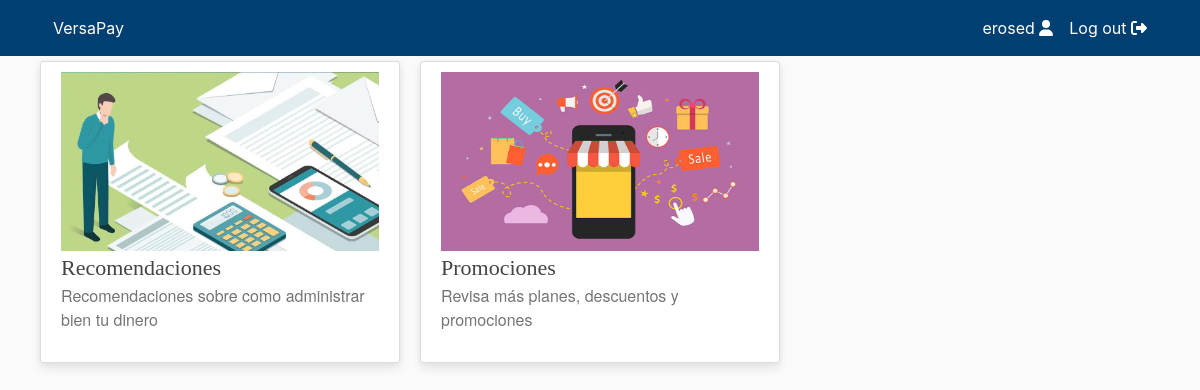
Screenshot of / (signed in) with the database file from the repository.
### users/models.py (models this page shows, shortened)
class CustomUser(AbstractUser):
    STATUS = (
        ('regular', 'regular'),
        ('subscriber', 'subscriber'),
        ('moderator', 'moderator'),
    )
    email = models.EmailField(unique=True)
    status = models.CharField(max_length=100, choices=STATUS, default='regular')
    description = models.TextField("Description", max_length=600, default='', blank=True)

### main/models.py (models this page shows, shortened)
class ArticleSeries(models.Model):
    def image_upload_to(self, instance=None):
        if instance:
            return os.path.join('ArticleSeries', slugify(self.slug), instance)
        return None
    title = models.CharField(max_length=200)
    subtitle = models.CharField(max_length=200, default="", blank=True)
    slug = models.SlugField("Series slug", null=False, blank=False, unique=True)
    published = models.DateTimeField("Date published", default=timezone.now)
    author = models.ForeignKey(get_user_model(), default=1, on_delete=models.SET_DEFAULT)
    image = models.ImageField(default='default/no_image.jpg', upload_to=image_upload_to, max_length=255)
    class Meta:
        verbose_name_plural = "Series"
        ordering = ['-published']

### main/views.py (the view)
# urls.py: path("", views.homepage, name = "homepage"),
def homepage(request):
    matching_series = ArticleSeries.objects.all()
    return render(request=request,
                  template_name='main/home.html',
                  context={"objects": matching_series}
                  )

### main/templates/main/home.html
{% extends "main/header.html" %}
{% block content %}
    <div class="row display-flex justify-content-start">
    {% for object in objects %}
        <div class="col-lg-4 col-md-6 col-sm-12 mobiledevice">
            <article class="media content-section customhover" style="height: 95%;">
                <div class="media-body">
                    <a href="/{{object.slug}}">
                        <div class="aspect-ratio-box">
                            <img class="img-fluid" src="{{ object.image.url }}">
                        </div>
                    </a>
                    <div>
                        <a class="article-title line-clamp-2 title-style" style="font-size: 22px" href="/{{object.slug}}">
                            {{ object.title }}
                        </a>
                        <a href="/{{object.slug}}" style="text-decoration: none;">
                            <p class="article-content line-clamp-5 subtitle-style">{{ object.subtitle }}</p>
                        </a>
                    </div>
                </div>
            </article>
        </div>
    {% endfor %}
    </div>
{% endblock content %}

### main/templates/main/includes/navbar.html (shortened to what this page needs)
<header class="site-header" style="margin-bottom: 5px">
    <nav class="navbar navbar-expand-md navbar-color">
        <div class="container">
            <div class="navbar-nav">
                <a class="nav-item nav-link" href="/">VersaPay</a>
            </div>
            <div class="collapse navbar-collapse" id="navbarToggle">
                <div class="navbar-nav">
                    {% if user.is_authenticated %}
                        <a class="nav-item nav-link" href="{% url 'profile' user.username %}">
                            {{user.username}} <i class="fas fa-user"></i>
                        </a>
                        <a class="nav-item nav-link" href="{% url 'logout' %}">
                            Log out <i class="fas fa-sign-out-alt"></i>
                        </a>
                    {% endif %}
                </div>
            </div>
        </div>
    </nav>
</header>

### main/static/main/main.css (style rules this page uses)
:root { --footercolor: #003F72; --navbarcolor: #003F72; --btncolor: #003F72; --socialcolor: #003F72; --brightText: #ffffff; }
.navbar-color { background-color: var(--navbarcolor); }
body { background: #fafafa; }
.site-header .navbar-nav .nav-link { color: var(--brightText); }
.content-section { background: #ffffff; padding: 10px 20px; border: 1px solid #dddddd; border-radius: 3px; margin-bottom: 20px; }
.article-title { color: #444444; }
.article-content { white-space: pre-line; }
.row.display-flex { display: flex; flex-wrap: wrap; }
.row.display-flex > [class*='col-'] { flex-grow: 1; }
.customhover { background: #fff; box-shadow: 0 6px 10px rgba(0,0,0,.08), 0 0 6px rgba(0,0,0,.05); transition: .3s transform cubic-bezier(.155,1.105,.295,1.12),.3s box-shadow,.3s -webkit-transform cubic-bezier(.155,1.105,.295,1.12); cursor: pointer; }
@media screen and (min-width: 600px) { .mobiledevice { padding-left: 10px; padding-right: 10px; } }
.title-style { font-family: fell, Georgia, Cambria, 'Times New Roman', Times, serif !important; }
.subtitle-style { font-family: sohne, 'Helvetica Neue', Helvetica, Arial, sans-serif !important; color: rgba(117, 117, 117, 1) !important; }
.aspect-ratio-box { position: relative; }
.aspect-ratio-box::after { display: block; content: ''; padding-bottom: 56.25%; }
.aspect-ratio-box img { position: absolute; left: 0; right: 0; width: 100%; height: 100%; }

### rows the page displays
CustomUser: username "erosed"
ArticleSeries: image (picture), title "Recomendaciones", subtitle "Recomendaciones sobre como administrar bien tu dinero"
ArticleSeries: image (picture), title "Promociones", subtitle "Revisa más planes, descuentos y promociones"
